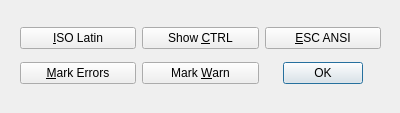
<?xml version="1.0" encoding="UTF-8"?>
<ui version="4.0">
 <class>UTFDialog</class>
 <widget class="QDialog" name="UTFDialog">
  <property name="geometry">
   <rect>
    <x>0</x>
    <y>0</y>
    <width>400</width>
    <height>113</height>
   </rect>
  </property>
  <property name="windowTitle">
   <string>UTF Conversion Fixes</string>
  </property>
  <widget class="QWidget" name="layoutWidget">
   <property name="geometry">
    <rect>
     <x>20</x>
     <y>20</y>
     <width>361</width>
     <height>71</height>
    </rect>
   </property>
   <layout class="QGridLayout" name="gridLayout" rowstretch="0,0" columnstretch="1,1,1">
    <item row="0" column="0">
     <widget class="QPushButton" name="latinButton">
      <property name="statusTip">
       <string>Import ISO Latin (extended ASCII) text</string>
      </property>
      <property name="text">
       <string>&amp;ISO Latin</string>
      </property>
      <property name="icon">
       <iconset resource="application.qrc">
        <normaloff>:/images/document-import.png</normaloff>:/images/document-import.png</iconset>
      </property>
     </widget>
    </item>
    <item row="0" column="1">
     <widget class="QPushButton" name="visibleCtlButton">
      <property name="statusTip">
       <string>Show visual control codes which have no visual effect</string>
      </property>
      <property name="text">
       <string>Show &amp;CTRL</string>
      </property>
      <property name="icon">
       <iconset resource="application.qrc">
        <normaloff>:/images/convert-format.png</normaloff>:/images/convert-format.png</iconset>
      </property>
     </widget>
    </item>
    <item row="0" column="2">
     <widget class="QPushButton" name="escAnsiButton">
      <property name="statusTip">
       <string>Convert all control codes to recommended encoding</string>
      </property>
      <property name="text">
       <string>&amp;ESC ANSI</string>
      </property>
      <property name="icon">
       <iconset resource="application.qrc">
        <normaloff>:/images/convert-format.png</normaloff>:/images/convert-format.png</iconset>
      </property>
     </widget>
    </item>
    <item row="1" column="0">
     <widget class="QPushButton" name="markErrorsButton">
      <property name="statusTip">
       <string>Mark all encoding error to see them</string>
      </property>
      <property name="text">
       <string>&amp;Mark Errors</string>
      </property>
      <property name="icon">
       <iconset resource="application.qrc">
        <normaloff>:/images/convert-bad.png</normaloff>:/images/convert-bad.png</iconset>
      </property>
     </widget>
    </item>
    <item row="1" column="1">
     <widget class="QPushButton" name="markWarnButton">
      <property name="statusTip">
       <string>Mark all encoding warnings</string>
      </property>
      <property name="text">
       <string>Mark &amp;Warn</string>
      </property>
      <property name="icon">
       <iconset resource="application.qrc">
        <normaloff>:/images/convert-bad.png</normaloff>:/images/convert-bad.png</iconset>
      </property>
     </widget>
    </item>
    <item row="1" column="2">
     <widget class="QDialogButtonBox" name="buttonBox">
      <property name="statusTip">
       <string>Close the UTF fix dialog</string>
      </property>
      <property name="orientation">
       <enum>Qt::Horizontal</enum>
      </property>
      <property name="standardButtons">
       <set>QDialogButtonBox::Ok</set>
      </property>
      <property name="centerButtons">
       <bool>true</bool>
      </property>
     </widget>
    </item>
   </layout>
  </widget>
 </widget>
 <resources>
  <include location="application.qrc"/>
 </resources>
 <connections>
  <connection>
   <sender>buttonBox</sender>
   <signal>accepted()</signal>
   <receiver>UTFDialog</receiver>
   <slot>accept()</slot>
   <hints>
    <hint type="sourcelabel">
     <x>248</x>
     <y>254</y>
    </hint>
    <hint type="destinationlabel">
     <x>157</x>
     <y>274</y>
    </hint>
   </hints>
  </connection>
 </connections>
</ui>
